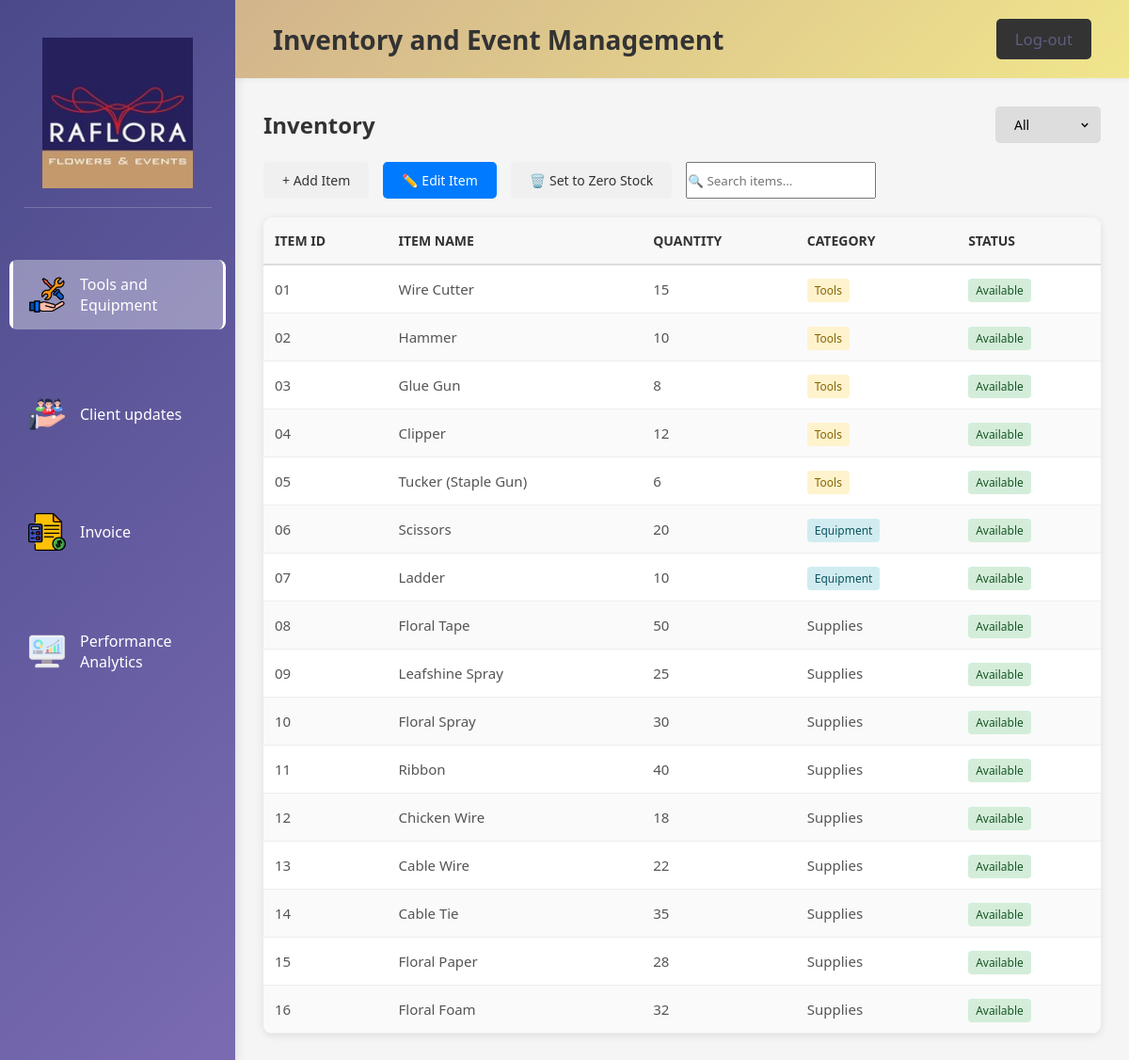
/admin_dashboard/inventory.php, run on the app's committed database.
### tables this page shows
CREATE TABLE `inventory_tbl` (
  `id` int(11) NOT NULL,
  `item_id` varchar(10) NOT NULL,
  `item_name` varchar(100) NOT NULL,
  `quantity` int(11) NOT NULL DEFAULT 0,
  `category` enum('tools','equipment','supplies') NOT NULL,
  `status` enum('available','unavailable') DEFAULT 'available',
  `created_at` timestamp NOT NULL DEFAULT current_timestamp(),
  `updated_at` timestamp NOT NULL DEFAULT current_timestamp() ON UPDATE current_timestamp()
);

### admin_dashboard/inventory.php (the view, shortened to what this page needs)
<!DOCTYPE html>
<html lang="en">
<head>
    <link rel="stylesheet" href="../assets/css/admin/admin_dashboard.css">
    <link rel="stylesheet" href="../assets/css/admin/inventory.css">
</head>
<body>
    <div class="sidebar">
        <div class="logo">
            <img src="../assets/images/logo/raflora-logo.jpg" alt="raflora logo">
        </div>
        <ul class="sidebar-menu">
            <li class="active">
                <a href="../admin_dashboard/inventory.php" class="list-item-link">
                    <span class="icon"><img src="../assets/images/icon/tools_equipment.png" alt="inventory"></span>
                    <span class="text">Tools and Equipment</span>
                </a>
            </li>
            <li>
                <a href="../admin_dashboard/update.php" class="list-item-link">
                    <span class="icon"><img src="../assets/images/icon/client_updates.png" alt="client updates"></span>
                    <span class="text">Client updates</span>
                </a>
            </li>
            <li>
                <a href="../admin_dashboard/invoice.php" class="list-item-link">
                    <span class="icon"><img src="../assets/images/icon/invoice.png" alt="invoice"></span>
                    <span class="text">Invoice</span>
                </a>
            </li>
            <li>
                <a href="../admin_dashboard/analytics.php" class="list-item-link">
                    <span class="icon"><img src="../assets/images/icon/perfo_analy.png" alt="performance analytics"></span>
                    <span class="text">Performance Analytics</span>
                </a>
            </li>
        </ul>
    </div>
    <div class="main-content">
        <div class="header">
            <h1>Inventory and Event Management</h1>
            <button class="logout-btn"><a href="../api/logout.php">Log-out</a></button>
        </div>
        <div class="dashboard-content">
            <div class="section-header">
                <h2>Inventory</h2>
                <select class="tools-dropdown" id="category-filter">
                    <option value="all">All</option>
                </select>
            </div>
            <div class="tools-actions">
                <button class="action-btn" id="add-item-btn">+ Add Item</button>
                <button class="action-btn edit-btn" id="edit-item-btn">✏️ Edit Item</button>
                <button class="action-btn delete-btn" id="delete-item-btn">🗑️ Set to Zero Stock</button>
                <input type="text" id="inventory-search" placeholder="🔍 Search items...">
            </div>
            <div class="tools-table">
                <div class="table-container">
                    <table id="inventory-table">
                        <thead>
                            <tr>
                                <th>Item ID</th>
                                <th>Item Name</th>
                                <th>Quantity</th>
                                <th>Category</th>
                                <th>Status</th>
                            </tr>
                        </thead>
                        <tbody>
                            <?php
                            $servername = "localhost";
                            $username = "root";
                            $password = "";
                            $dbname = "raflora_enterprises";
                            $conn = new mysqli($servername, $username, $password, $dbname);
                            $sql = "SELECT * FROM inventory_tbl ORDER BY item_id";
                            $result = $conn->query($sql);
                            if ($result && $result->num_rows > 0) {
                                while ($row = $result->fetch_assoc()) {
                                    $categoryClass = 'category-' . $row['category'];
                                    $statusClass = 'status-' . $row['status'];
                                    $isLowStock = $row['quantity'] <= 5;
                                    echo '<tr>';
                                    echo '<td>' . htmlspecialchars($row['item_id']) . '</td>';
                                    echo '<td>' . htmlspecialchars($row['item_name']) . '</td>';
                                    echo '<td class="' . ($isLowStock ? 'low-stock' : '') . '">' . htmlspecialchars($row['quantity']) . '</td>';
                                    echo '<td><span class="' . $categoryClass . '">' . ucfirst($row['category']) . '</span></td>';
                                    echo '<td><span class="' . $statusClass . '">' . ucfirst($row['status']) . '</span></td>';
                                    echo '</tr>';
                                }
                            } else {
                                echo '<tr><td colspan="5" style="text-align: center; padding: 20px;">No inventory items found.</td></tr>';
                            }
                            ?>
                        </tbody>
                    </table>
                </div>
            </div>
        </div>
    </div>
</body>
</html>

### assets/css/admin/admin_dashboard.css (style rules this page uses)
:root { --primary-color: #5d5d81; --secondary-color: #f7f7f7; --card-background: #ffffff; --border-color: #e0e0e0; --font-color: #333333; --accent-green: #28a745; --accent-blue: #007bff; --hover-light: #f0f0f0; }
* { margin: 0; padding: 0; box-sizing: border-box; font-family: 'Segoe UI', Tahoma, Geneva, Verdana, sans-serif; }
body { background-color: var(--secondary-color); display: flex; min-height: 100vh; color: var(--font-color); }
.sidebar { background: linear-gradient(180deg, #4a4a8a 0%, #7b6bb3 100%); width: 250px; padding: 20px 0; color: white; box-shadow: 2px 0 10px rgba(0,0,0,0.1); transition: width 0.3s ease; }
.logo img { width: 180px; display: block; margin: 0 auto 20px; border-bottom: 1px solid rgba(255, 255, 255, 0.2); padding-bottom: 20px; }
.sidebar-menu { list-style: none; padding: 0 10px; gap: 50%; }
.sidebar-menu li { padding: 0; margin-top: 55px; margin-bottom: 8px; border-radius: 8px; overflow: hidden; }
.sidebar-menu li a.list-item-link { display: flex; align-items: center; gap: 15px; padding: 15px 20px; color: white; text-decoration: none; font-size: 16px; transition: all 0.3s ease; width: 100%; height: 100%; }
.sidebar-menu li.active a.list-item-link { background-color: rgba(255, 255, 255, 0.2); border-left: 4px solid white; padding-left: 16px; }
.sidebar-menu .icon img { width: 40px; height: 40px; }
.sidebar-menu .text { flex: 1; }
.main-content { flex: 1; padding: 0; }
.header { background-color: var(--card-background); padding: 20px 40px; display: flex; justify-content: space-between; align-items: center; box-shadow: 0 2px 5px rgba(0,0,0,0.05); }
.header h1 { font-size: 24px; color: var(--primary-color); font-weight: 600; }
.logout-btn { color: white; padding: 10px 20px; border: none; border-radius: 20px; cursor: pointer; font-size: 14px; text-decoration: none; transition: background-color 0.3s ease, transform 0.2s ease; }
.logout-btn a { font-size: larger; text-decoration: none; color: var(--primary-color); }
.dashboard-content { padding: 30px; }
.section-header { display: flex; justify-content: space-between; align-items: center; margin-bottom: 20px; }
.section-header h2 { font-size: 22px; color: var(--primary-color); font-weight: 600; }
.user-dropdown, .tools-dropdown { background-color: var(--card-background); border: 1px solid var(--border-color); width: auto; padding: 10px 40px; border-radius: 20px; cursor: pointer; font-size: 14px; outline: none; appearance: none; background-repeat: no-repeat; background-position: right 10px center; background-size: 1em; }
.tools-table, .invoice-table { background-color: var(--card-background); border-radius: 10px; overflow: hidden; box-shadow: 0 4px 12px rgba(0,0,0,0.05); }
.table-container { overflow-x: auto; }
table { width: 100%; border-collapse: collapse; }
th { background-color: #f8f8f8; padding: 15px 12px; text-align: left; font-weight: 600; color: var(--primary-color); border-bottom: 2px solid var(--border-color); text-transform: uppercase; font-size: 14px; }
td { padding: 15px 12px; border-bottom: 1px solid #f0f0f0; color: #555; font-size: 15px; }
tr:nth-child(even) { background-color: #fafafa; }
.action-btn { background-color: var(--card-background); color: var(--font-color); padding: 10px 20px; border: 1px solid var(--border-color); border-radius: 20px; cursor: pointer; font-size: 14px; transition: background-color 0.3s ease, transform 0.2s ease; }
.edit-btn { background-color: var(--accent-blue); color: white; border-color: var(--accent-blue); }

### data on the page
inventory_tbl: item "01", item_name "Wire Cutter", quantity "15", category "Tools", status "Available"
inventory_tbl: item "02", item_name "Hammer", quantity "10", category "Tools", status "Available"
inventory_tbl: item "03", item_name "Glue Gun", quantity "8", category "Tools", status "Available"
inventory_tbl: item "04", item_name "Clipper", quantity "12", category "Tools", status "Available"
inventory_tbl: item "05", item_name "Tucker (Staple Gun)", quantity "6", category "Tools", status "Available"
inventory_tbl: item "06", item_name "Scissors", quantity "20", category "Equipment", status "Available"
inventory_tbl: item "07", item_name "Ladder", quantity "10", category "Equipment", status "Available"
inventory_tbl: item "08", item_name "Floral Tape", quantity "50", category "Supplies", status "Available"
inventory_tbl: item "09", item_name "Leafshine Spray", quantity "25", category "Supplies", status "Available"
inventory_tbl: item "10", item_name "Floral Spray", quantity "30", category "Supplies", status "Available"
inventory_tbl: item "11", item_name "Ribbon", quantity "40", category "Supplies", status "Available"
inventory_tbl: item "12", item_name "Chicken Wire", quantity "18", category "Supplies", status "Available"
inventory_tbl: item "13", item_name "Cable Wire", quantity "22", category "Supplies", status "Available"
inventory_tbl: item "14", item_name "Cable Tie", quantity "35", category "Supplies", status "Available"
inventory_tbl: item "15", item_name "Floral Paper", quantity "28", category "Supplies", status "Available"
inventory_tbl: item "16", item_name "Floral Foam", quantity "32", category "Supplies", status "Available"
